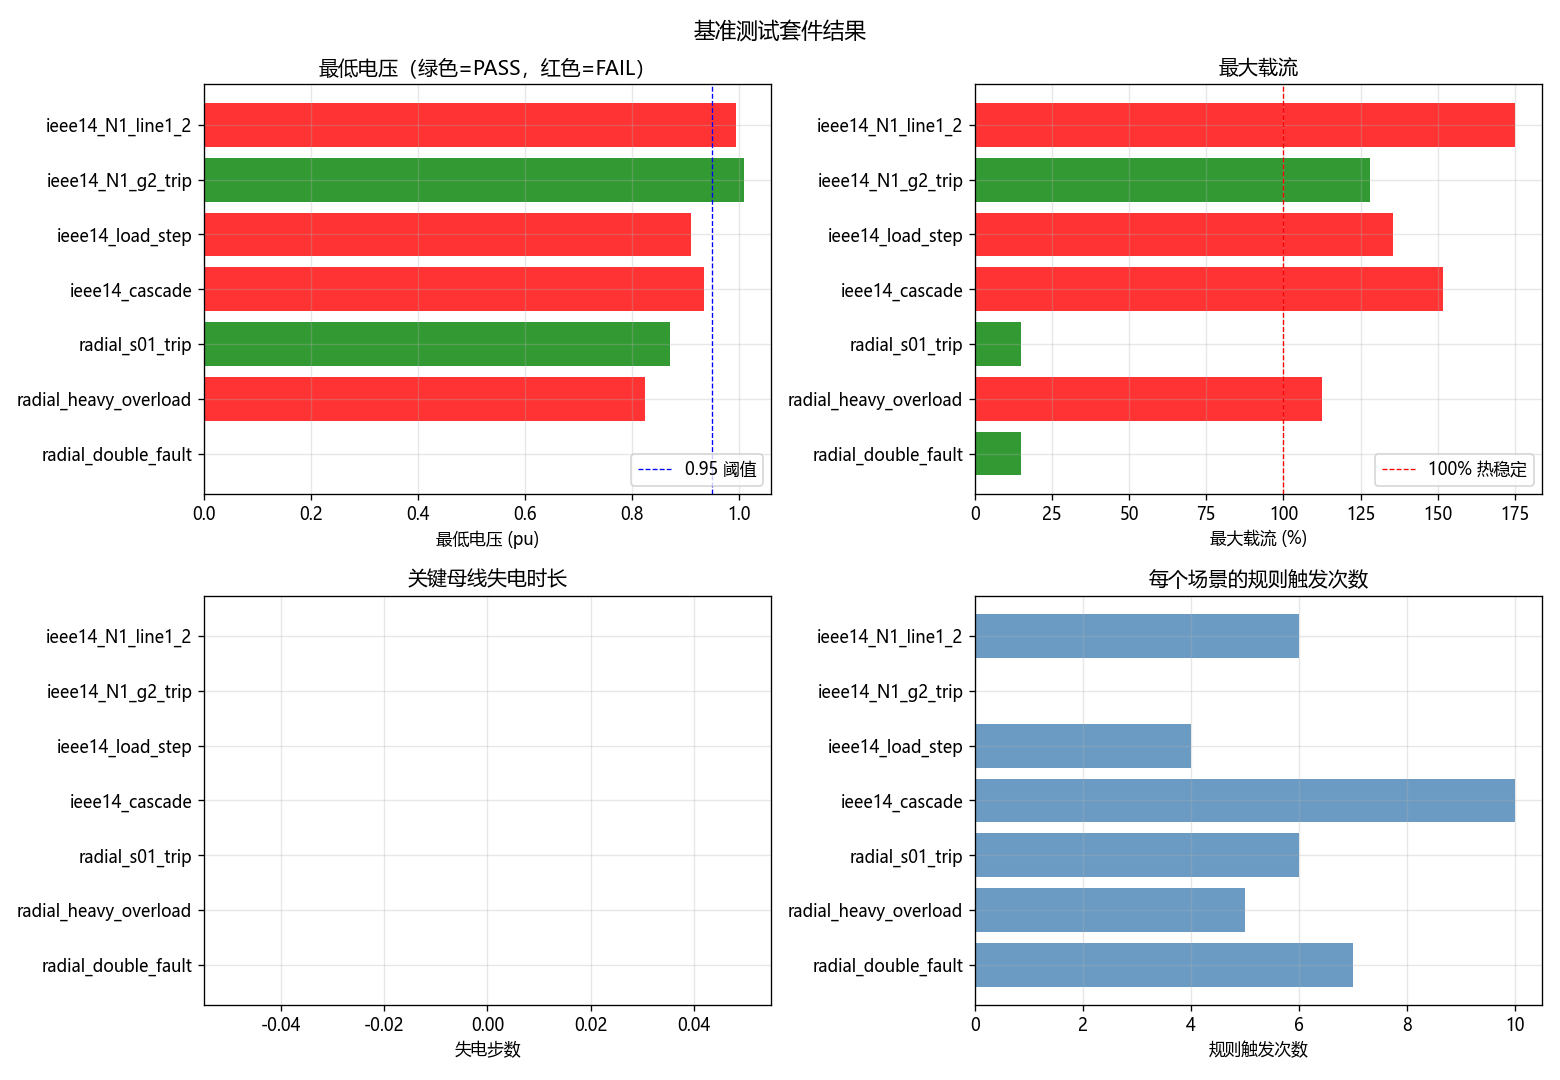

Reproduce this figure in Python.
# -*- coding: utf-8 -*-
"""
实验十：基准测试套件（Phase B 验证）
================================================
目标：自动跑现有规则集（从 YAML 加载）vs 场景库，输出通过率表

流程：
  1. 加载 config/rules.yaml
  2. 遍历 scenarios.py 中的所有场景
  3. 每个场景跑仿真，记录指标和 pass/fail
  4. 输出汇总表 + 详细失败分析 + 可视化

运行：
  gridcal-env/Scripts/python.exe lab_scripts/exp10_benchmark.py
"""

import warnings
warnings.filterwarnings("ignore")

import pandas as pd
import numpy as np
import matplotlib
matplotlib.use("Agg")
import matplotlib.pyplot as plt
import matplotlib.font_manager as fm

for cand in ("Microsoft YaHei", "SimHei", "Noto Sans CJK SC", "Arial Unicode MS"):
    if any(cand in f.name for f in fm.fontManager.ttflist):
        plt.rcParams["font.sans-serif"] = [cand]
        break
plt.rcParams["axes.unicode_minus"] = False

from event_sim import Simulator
from rules_loader import load_engine_from_yaml
from scenarios import SCENARIOS, Scenario, PassCriteria


RULES_YAML = "lab_scripts/config/rules.yaml"


def evaluate_scenario(scenario: Scenario, rules_path: str) -> dict:
    """跑一个场景，返回指标和 pass/fail。"""
    grid = scenario.grid_factory()
    sim = Simulator(grid, dt=1.0, verbose=False)
    engine = load_engine_from_yaml(rules_path, name=f"engine_{scenario.name}")

    df = sim.run(scenario.duration, scenario.schedule, rules=engine)

    conv = df[df["converged"]]
    n_total = len(df)
    n_conv = len(conv)

    if len(conv) == 0:
        return {
            "name": scenario.name,
            "category": scenario.category,
            "description": scenario.description,
            "n_total": n_total,
            "n_conv": 0,
            "min_v": 0.0,
            "max_load_pct": 9999.0,
            "max_loss_mw": 9999.0,
            "blackout_steps": 9999,
            "rule_fires": 0,
            "passed": False,
            "fail_reasons": ["PF never converged"],
        }

    v_cols = [c for c in conv.columns if c.startswith("v_")]
    line_cols = [c for c in conv.columns if c.startswith("line_")]

    min_v = float(conv[v_cols].min().min())
    max_load = float(conv[line_cols].max().max())
    max_loss = float(conv["loss_mw"].max())

    blackout = 0
    if scenario.key_v_bus and f"v_{scenario.key_v_bus}" in conv.columns:
        blackout = int((conv[f"v_{scenario.key_v_bus}"] < 0.01).sum())

    # 通过判据
    crit = scenario.pass_criteria
    fails = []
    if n_conv < n_total:
        fails.append(f"PF 不收敛 ({n_conv}/{n_total})")
    if min_v < crit.min_v:
        fails.append(f"最低电压 {min_v:.4f} < {crit.min_v}")
    if max_load > crit.max_load_pct:
        fails.append(f"最大载流 {max_load:.1f}% > {crit.max_load_pct}")
    if blackout > crit.max_blackout_steps:
        fails.append(f"失电 {blackout} 步 > {crit.max_blackout_steps}")

    return {
        "name": scenario.name,
        "category": scenario.category,
        "description": scenario.description,
        "n_total": n_total,
        "n_conv": n_conv,
        "min_v": min_v,
        "max_load_pct": max_load,
        "max_loss_mw": max_loss,
        "blackout_steps": blackout,
        "rule_fires": len(engine.log),
        "passed": len(fails) == 0,
        "fail_reasons": fails,
    }


def main():
    print("=" * 70)
    print(f"基准测试套件（规则集：{RULES_YAML}）")
    print("=" * 70)

    results = []
    for sc in SCENARIOS:
        print(f"\n>>> 运行: {sc.name}")
        r = evaluate_scenario(sc, RULES_YAML)
        results.append(r)
        status = "PASS" if r["passed"] else "FAIL"
        print(f"    {status}  min_v={r['min_v']:.4f}  "
              f"max_load={r['max_load_pct']:.1f}%  blackout={r['blackout_steps']}  "
              f"fires={r['rule_fires']}")
        if not r["passed"]:
            for reason in r["fail_reasons"]:
                print(f"      - {reason}")

    df = pd.DataFrame(results)
    pass_rate = 100 * df["passed"].sum() / len(df)

    print("\n" + "=" * 70)
    print(f"汇总：通过 {df['passed'].sum()}/{len(df)} ({pass_rate:.0f}%)")
    print("=" * 70)
    print(df[["name", "category", "min_v", "max_load_pct",
              "blackout_steps", "rule_fires", "passed"]].to_string(index=False))

    # 按 category 统计
    print("\n按 category 通过率：")
    cat_summary = df.groupby("category").agg(
        total=("name", "size"),
        passed=("passed", "sum"),
        min_v_avg=("min_v", "mean"),
        max_load_avg=("max_load_pct", "mean"),
    )
    cat_summary["pass_rate_%"] = (100 * cat_summary["passed"] / cat_summary["total"]).round(0)
    print(cat_summary.to_string())

    # 画图
    fig, axes = plt.subplots(2, 2, figsize=(13, 9))
    fig.suptitle("基准测试套件结果", fontsize=13)

    colors = ["green" if p else "red" for p in df["passed"]]

    # 1. 最低电压
    ax = axes[0, 0]
    ax.barh(df["name"], df["min_v"], color=colors, alpha=0.8)
    ax.axvline(0.95, color="blue", ls="--", lw=0.8, label="0.95 阈值")
    ax.set_xlabel("最低电压 (pu)")
    ax.set_title("最低电压（绿色=PASS，红色=FAIL）")
    ax.legend(loc="lower right")
    ax.grid(True, alpha=0.3)
    ax.invert_yaxis()

    # 2. 最大载流
    ax = axes[0, 1]
    ax.barh(df["name"], df["max_load_pct"], color=colors, alpha=0.8)
    ax.axvline(100, color="red", ls="--", lw=0.8, label="100% 热稳定")
    ax.set_xlabel("最大载流 (%)")
    ax.set_title("最大载流")
    ax.legend()
    ax.grid(True, alpha=0.3)
    ax.invert_yaxis()

    # 3. 失电时长
    ax = axes[1, 0]
    ax.barh(df["name"], df["blackout_steps"], color=colors, alpha=0.8)
    ax.set_xlabel("失电步数")
    ax.set_title("关键母线失电时长")
    ax.grid(True, alpha=0.3)
    ax.invert_yaxis()

    # 4. 规则触发次数
    ax = axes[1, 1]
    ax.barh(df["name"], df["rule_fires"], color="steelblue", alpha=0.8)
    ax.set_xlabel("规则触发次数")
    ax.set_title("每个场景的规则触发次数")
    ax.grid(True, alpha=0.3)
    ax.invert_yaxis()

    plt.tight_layout()
    out = "lab_scripts/exp10_benchmark.png"
    plt.savefig(out, dpi=120)
    print(f"\n图已保存到 {out}")

    # 保存 CSV
    csv_out = "lab_scripts/exp10_benchmark.csv"
    df.to_csv(csv_out, index=False, encoding="utf-8-sig")
    print(f"结果已保存到 {csv_out}")


if __name__ == "__main__":
    main()
